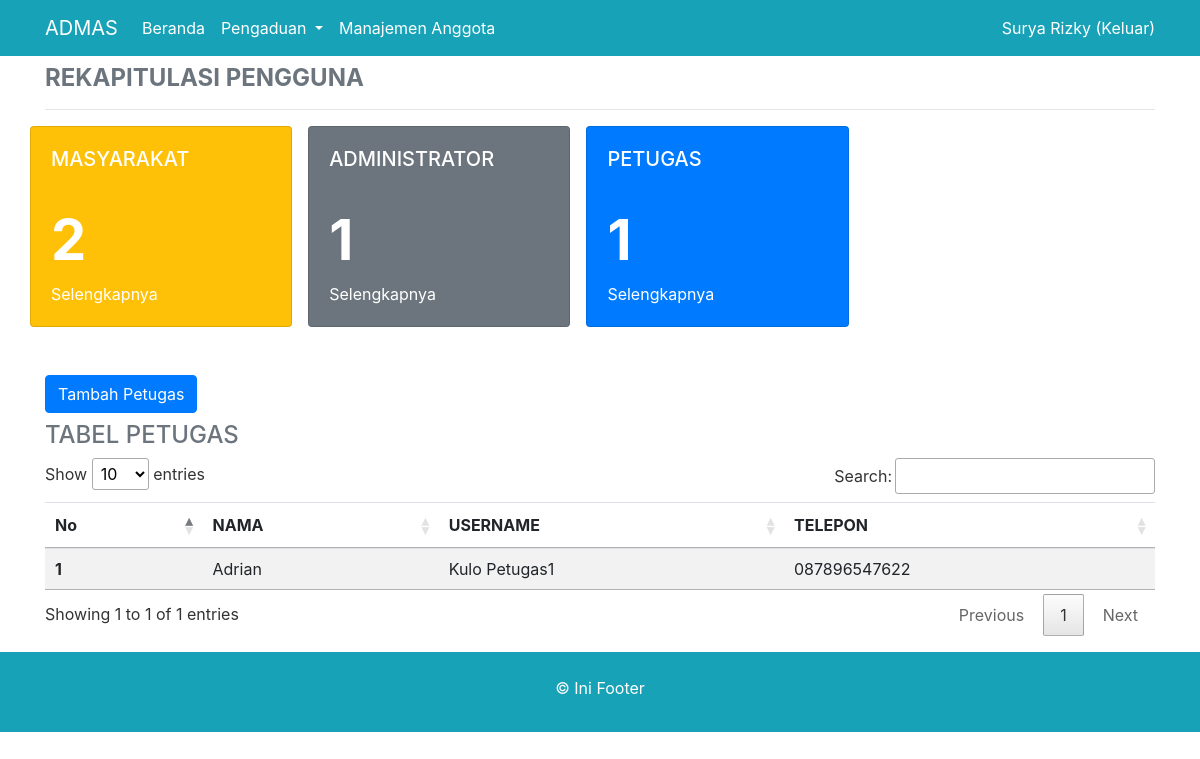
/manajemen_petugas.php (signed in), run on the app's committed database.
### tables this page shows
CREATE TABLE `petugas` (
  `id_petugas` int(11) NOT NULL,
  `nama_petugas` varchar(35) NOT NULL,
  `username` varchar(26) NOT NULL,
  `password` varchar(32) NOT NULL,
  `telp` varchar(16) NOT NULL,
  `level` enum('admin','petugas') NOT NULL
);

### manajemen_petugas.php (the view, shortened to what this page needs)
<?php
if ((!empty($_SESSION['nik_login'])) and ($_SESSION['level']) == "admin") {
    include 'header.php';
    include 'conn.php';
    if (!empty($_GET['jenis'])) {
        $jenis      = $_GET['jenis'];
    } else {
        $jenis = 'petugas';
    }
    $sql_masyarakat      = "SELECT * FROM masyarakat";
    $eksekusi_masyarakat = mysqli_query($conn, $sql_masyarakat);
    $jml_masyarakat      = mysqli_num_rows($eksekusi_masyarakat);
    $sql_admin      = "SELECT * FROM petugas WHERE level = 'admin'";
    $eksekusi_admin = mysqli_query($conn, $sql_admin);
    $jml_admin      = mysqli_num_rows($eksekusi_admin);
    $sql_petugas      = "SELECT * FROM petugas WHERE level = 'petugas'";
    $eksekusi_petugas = mysqli_query($conn, $sql_petugas);
    $jml_petugas      = mysqli_num_rows($eksekusi_petugas);
    if ($jenis) {
        $eksekusi = $eksekusi_petugas;
    } else {
        $eksekusi = $eksekusi_admin;
    }
    include 'navigasi.php';
?>
    <div class="container">
        <h4 class="text-uppercase font-weight-bold text-secondary mt-2">rekapitulasi pengguna</h4>
        <hr>
        <div class="row text-white mb-5">
            <div class="card bg-warning mr-3" style="width: 23%;">
                <div class="card-body">
                    <h5 class="card-title text-uppercase">Masyarakat</h5>
                    <div class="display-4 font-weight-bold pt-4"><?php echo $jml_masyarakat; ?></div>
                    <a href="manajemen_anggota.php">
                        <p class="card-text text-white mt-2">Selengkapnya</p>
                    </a>
                </div>
            </div>
            <div class="card bg-secondary mr-3" style="width: 23%;">
                <div class="card-body">
                    <h5 class="card-title text-uppercase">Administrator</h5>
                    <div class="display-4 font-weight-bold pt-4"><?php echo $jml_admin; ?></div>
                    <a href="manajemen_petugas.php?jenis=admin">
                        <p class="card-text text-white mt-2">Selengkapnya</p>
                    </a>
                </div>
            </div>
            <div class="card bg-primary mr-3" style="width: 23%;">
                <div class="card-body">
                    <h5 class="card-title text-uppercase">Petugas</h5>
                    <div class="display-4 font-weight-bold pt-4"><?php echo $jml_petugas; ?></div>
                    <a href="manajemen_petugas.php?jenis=petugas">
                        <p class="card-text text-white mt-2">Selengkapnya</p>
                    </a>
                </div>
            </div>
        </div>
        <button type="button" class="btn btn-primary" data-toggle="modal" data-target="#form_petugas">
            Tambah Petugas
        </button>
        <div class="text-uppercase font-weight-bold text-secondary mt-2">
            <h4>Tabel <?= $jenis ?></h4>
        </div>
        <table class="table table-striped mt-5 table-hover data">
            <thead>
                <tr>
                    <th scope="col">No</th>
                    <th scope="col">NAMA</th>
                    <th scope="col">USERNAME</th>
                    <th scope="col">TELEPON</th>
                </tr>
            </thead>
            <tbody>
                <?php
                $no = 1;
                while ($data = mysqli_fetch_array($eksekusi)) {
                ?>
                    <tr>
                        <th scope="row"><?php echo $no++; ?></th>
                        <td><?php echo $data['nama_petugas']; ?></td>
                        <td><?php echo $data['username']; ?></td>
                        <td><?php echo $data['telp']; ?></td>
                    </tr>
                <?php } ?>
            </tbody>
        </table>
    </div>
    <div class="bg-info text-white pt-4 pb-3 mt-3">
        <div class="container text-center">
            <p>&copy Ini Footer</p>
        </div>
    </div>
<?php
    include 'footer.php';
} else {
    header('location:form_login.php');
}
?>

### data on the page
petugas: nama_petugas "Adrian", username "Kulo Petugas1", telp "087896547622"

### other printed values
$nama_login "Surya Rizky"
$jml_masyarakat "2"
$jml_admin "1"
$jml_petugas "1"
$jenis "PETUGAS"
